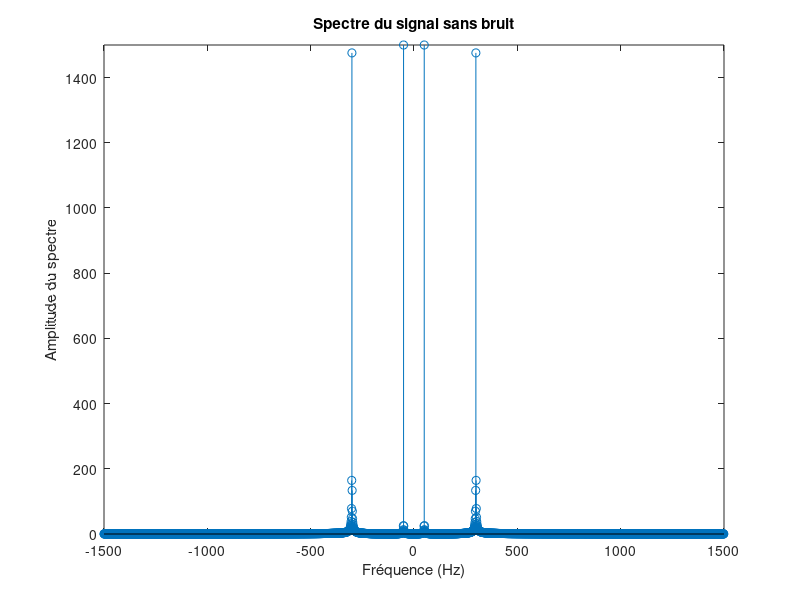
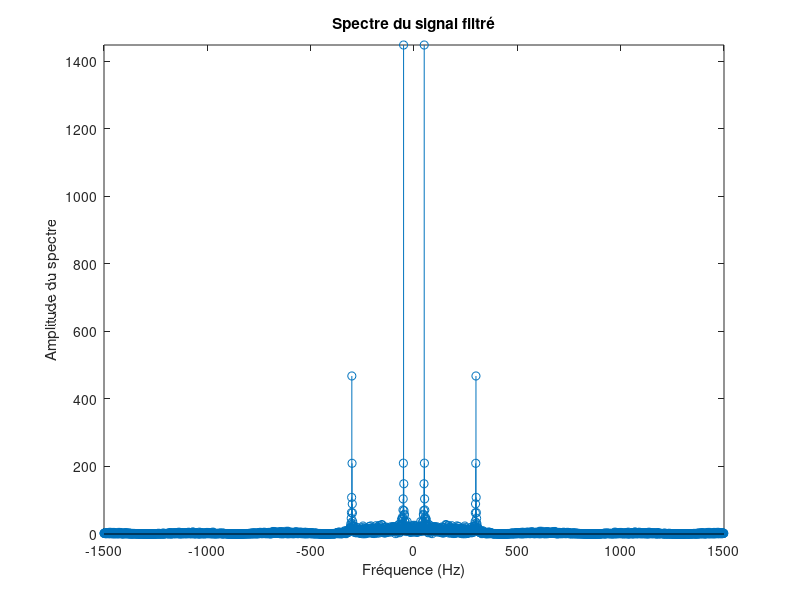

Write the MATLAB code that produced these figures, in order.
    close all
clear all
f1 = 50;
f2 = 300;
te = 1/(10*f2); % Période d'échantillonnage
t = 0:te:1; % Intervalle de temps
% Génération du signal à deux fréquences sans bruit
tabxsansbruit = sin(2*pi*f1*t) + sin(2*pi*f2*t);
% Filtre passe-bas (à compléter)
N = 7;
tabh = ones(1,N)*1/N;
% Convolution (à compléter)
tabx = tabxsansbruit + 0.3*randn(1,length(t))
tabz = conv(tabx,tabh);
% FFT du signal sans bruit (à compléter)
X = fft(tabxsansbruit);
% Affichage du spectre du signal sans bruit
Nx=length(X);
figure;
fp = (0:Nx-1)/Nx/te;
fp = fp - 1/2/te;
stem(fp, fftshift(abs(X)));
axis([-1/(2*te) 1/(2*te) 0 max(abs(X))]);
xlabel('Fréquence (Hz)');
ylabel('Amplitude du spectre');
title('Spectre du signal sans bruit');
% FFT du signal filtré (à compléter)
Z = fft(tabz);
Nz=length(Z);
% Affichage du spectre du signal filtré
figure;
fp = (0:Nz-1)/Nz/te; 
fp = fp - 1/2/te;
stem(fp, fftshift(abs(Z)));
axis([-1/(2*te) 1/(2*te) 0 max(abs(Z))]);
xlabel('Fréquence (Hz)');
ylabel('Amplitude du spectre');
title('Spectre du signal filtré');